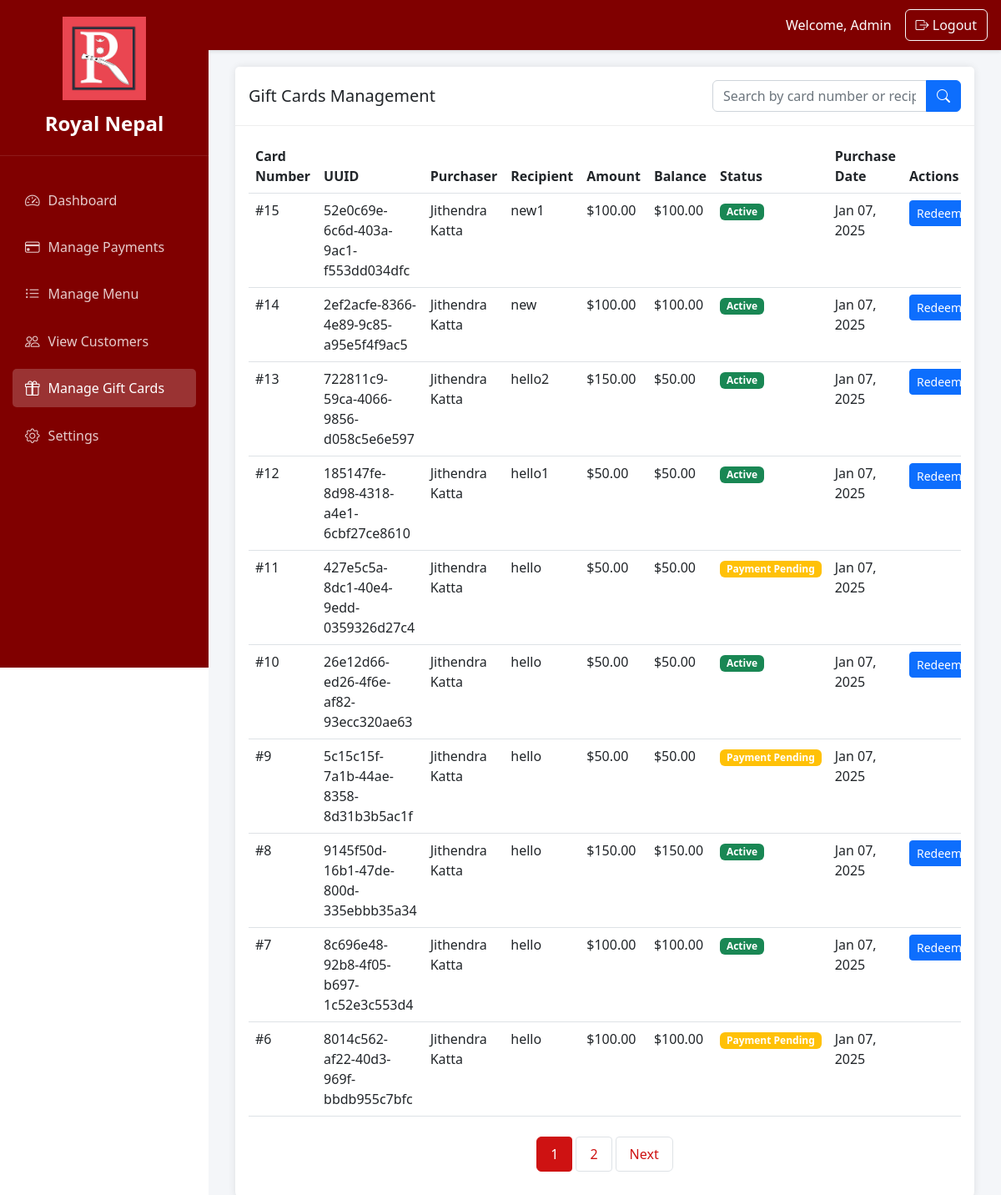
The app's page /restaurant-admin/giftcards/ (signed in), older data.
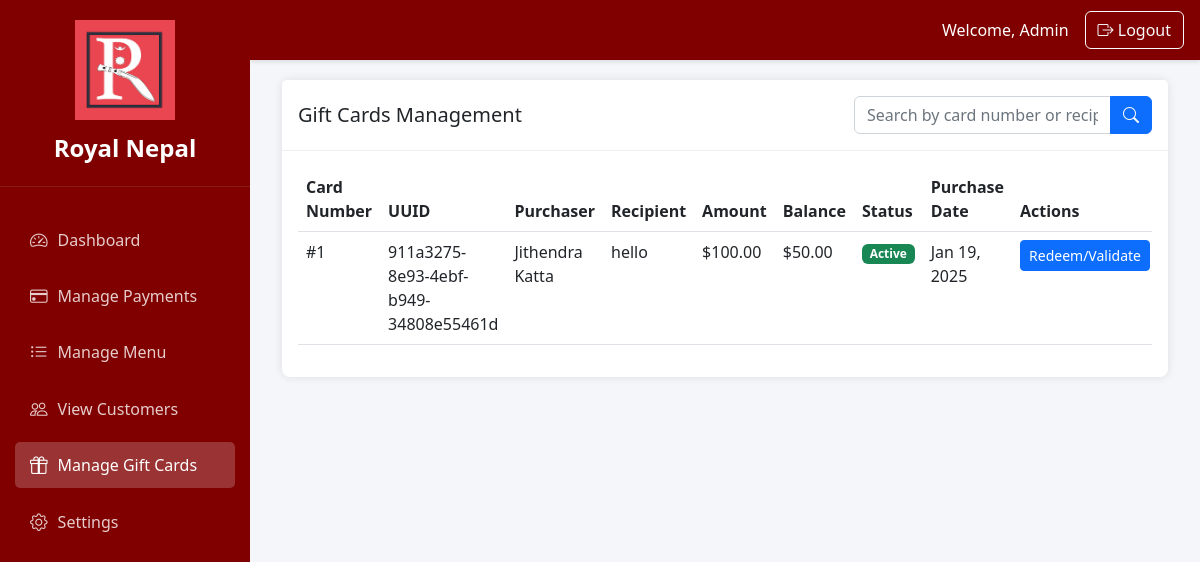
The same page, newer data.
### giftcards/models.py (models this page shows, shortened)
class GiftCard(models.Model):
    AMOUNT_CHOICES = [
        (Decimal('50.00'), '$50'),
        (Decimal('100.00'), '$100'),
        (Decimal('150.00'), '$150'),
        (Decimal('200.00'), '$200'),
        (Decimal('250.00'), '$250'),
    ]
    STATUS_CHOICES = [
        ('pending', 'Payment Pending'),
        ('active', 'Active'),
        ('redeemed', 'Fully Redeemed'),
        ('expired', 'Expired'),
        ('cancelled', 'Cancelled')
    ]
    card_number = models.PositiveIntegerField(unique=True)
    card_id = models.UUIDField(default=uuid.uuid4, unique=True, editable=False)
    purchaser = models.ForeignKey(
        User,
        on_delete=models.SET_NULL,
        null=True,
        related_name='purchased_giftcards_user'
    )
    amount = models.DecimalField(max_digits=10, decimal_places=2)
    balance = models.DecimalField(max_digits=10, decimal_places=2)
    recipient_name = models.CharField(max_length=100)
    recipient_email = models.EmailField()
    message = models.TextField(blank=True)
    status = models.CharField(max_length=20, choices=STATUS_CHOICES, default='pending')
    purchase_date = models.DateTimeField(auto_now_add=True)
    expiry_date = models.DateTimeField(null=True, blank=True)
    redeemed_by = models.ForeignKey(
        User,
        on_delete=models.SET_NULL,
        null=True,
        blank=True,
        related_name='redeemed_giftcards_user'
    )
    redeemed_date = models.DateTimeField(null=True, blank=True)
    class Meta:
        ordering = ['-purchase_date']

### restaurant_admin/views.py (the view)
# urls.py: path('giftcards/', views.manage_giftcards, name='manage_giftcards'),
@user_passes_test(is_staff_or_superuser)
def manage_giftcards(request):
    search_query = request.GET.get('search', '')
    giftcards_list = GiftCard.objects.all()
    if search_query:
        giftcards_list = giftcards_list.filter(
            Q(card_number__icontains=search_query) |
            Q(recipient_name__icontains=search_query) |
            Q(recipient_email__icontains=search_query)
        )
    giftcards_list = giftcards_list.order_by('-purchase_date')
    stats = {
        'total_cards': giftcards_list.count(),
        'total_value': giftcards_list.aggregate(Sum('amount'))['amount__sum'] or 0,
        'active_cards': giftcards_list.filter(status='active').count()
    }
    page = request.GET.get('page', 1)
    paginator = Paginator(giftcards_list, 10)
    try:
        giftcards = paginator.page(page)
    except PageNotAnInteger:
        giftcards = paginator.page(1)
    except EmptyPage:
        giftcards = paginator.page(paginator.num_pages)
    context = {
        'gift_cards': giftcards,
        'stats': stats,
        'page_obj': giftcards,
        'search_query': search_query,
        'page_title': 'Gift Card Management',
        'section': 'giftcards',
    }
    return render(request, 'restaurant_admin/giftcard_management.html', context)

### restaurant_admin/views.py (called while the page is built)
def is_staff_or_superuser(user):
    return user.is_staff or user.is_superuser

### restaurant_admin/templates/restaurant_admin/giftcard_management.html (shortened to what this page needs)
{% extends 'restaurant_admin/base.html' %}
{% load static %}
{% block content %}
<div class="container-fluid">
    <div class="card mb-4">
        <div class="card-header d-flex justify-content-between align-items-center">
            <h5 class="mb-0">Gift Cards Management</h5>
            <form class="d-flex" method="get">
                <div class="input-group">
                    <input type="text"
                           class="form-control"
                           placeholder="Search by card number or recipient"
                           name="search"
                           value="{{ search_query }}">
                    <button class="btn btn-primary" type="submit">
                        <i class="bi bi-search"></i>
                    </button>
                </div>
            </form>
        </div>
        <div class="card-body">
            <div class="table-responsive">
                <table class="table">
                    <thead>
                        <tr>
                            <th>Card Number</th>
                            <th>UUID</th>
                            <th>Purchaser</th>
                            <th>Recipient</th>
                            <th>Amount</th>
                            <th>Balance</th>
                            <th>Status</th>
                            <th>Purchase Date</th>
                            <th>Actions</th>
                        </tr>
                    </thead>
                    <tbody>
                        {% for card in gift_cards %}
                        <tr>
                            <td>#{{ card.card_number }}</td>
                            <td>{{ card.card_id }}</td>
                            <td>{{ card.purchaser.get_full_name }}</td>
                            <td>{{ card.recipient_name }}</td>
                            <td>${{ card.amount }}</td>
                            <td>${{ card.balance }}</td>
                            <td>
                                <span class="badge {% if card.status == 'active' %}bg-success
                                    {% elif card.status == 'pending' %}bg-warning
                                    {% elif card.status == 'redeemed' %}bg-secondary
                                    {% else %}bg-danger{% endif %}">
                                    {{ card.get_status_display }}
                                </span>
                            </td>
                            <td>{{ card.purchase_date|date:"M d, Y" }}</td>
                            <td>
                                {% if card.status == 'active' %}
                                    <button class="btn btn-primary btn-sm"
                                            onclick="showValidationModal('{{ card.card_number }}', {{ card.balance }})">
                                        Redeem/Validate
                                    </button>
                                {% endif %}
                            </td>
                        </tr>
                        {% endfor %}
                    </tbody>
                </table>
            {% if page_obj.paginator.num_pages > 1 %}
                {% include 'includes/pagination_style.html' with items=page_obj %}
            {% endif %}
            </div>
        </div>
    </div>
</div>
{% endblock %}

### restaurant_admin/templates/restaurant_admin/base.html (shortened to what this page needs)
{% load static %}
<!DOCTYPE html>
<html lang="en">
<head>
    <link href="https://cdn.jsdelivr.net/npm/bootstrap@5.2.3/dist/css/bootstrap.min.css" rel="stylesheet">
    <link href="https://cdn.jsdelivr.net/npm/bootstrap-icons@1.10.0/font/bootstrap-icons.css" rel="stylesheet">
</head>
<body>
    <nav class="sidebar">
        <div class="logo">
            <img src="{% static 'img/logo.png' %}" alt="Restaurant Logo">
            <div class="restaurant-name">Royal Nepal</div>
        </div>
        <ul class="nav flex-column mt-4">
            <li class="nav-item">
                <a class="nav-link {% if request.path == '/restaurant-admin/' %}active{% endif %}"
                   href="{% url 'restaurant_admin:dashboard' %}">
                    <i class="bi bi-speedometer2"></i> Dashboard
                </a>
            </li>
            <li class="nav-item">
                <a class="nav-link {% if 'payments' in request.path %}active{% endif %}"
                   href="{% url 'restaurant_admin:manage_payments' %}">
                    <i class="bi bi-credit-card"></i> Manage Payments
                </a>
            </li>
            <li class="nav-item">
                <a class="nav-link {% if 'menu' in request.path %}active{% endif %}"
                   href="{% url 'restaurant_admin:food_menu' %}">
                    <i class="bi bi-list-ul"></i> Manage Menu
                </a>
            </li>
            <li class="nav-item">
                <a class="nav-link {% if 'customers' in request.path %}active{% endif %}"
                   href="{% url 'restaurant_admin:customer_management' %}">
                    <i class="bi bi-people"></i> View Customers
                </a>
            </li>
            <li class="nav-item">
                <a class="nav-link {% if 'giftcards' in request.path %}active{% endif %}"
                   href="{% url 'restaurant_admin:manage_giftcards' %}">
                    <i class="bi bi-gift"></i> Manage Gift Cards
                </a>
            </li>
            <li class="nav-item">
                <a class="nav-link {% if 'settings' in request.path %}active{% endif %}"
                   href="{% url 'restaurant_admin:settings' %}">
                    <i class="bi bi-gear"></i> Settings
                </a>
            </li>
        </ul>
    </nav>
    <main class="main-content">
        <nav class="top-navbar d-flex justify-content-end align-items-center">
            <div class="d-flex align-items-center">
                <span class="me-3">Welcome, Admin</span>
                <a href="{% url 'logout' %}" class="btn btn-outline-light">
                    <i class="bi bi-box-arrow-right"></i> Logout
                </a>
            </div>
        </nav>
        <div class="content-area">
            {% block content %}{% endblock %}
        </div>
    </main>
</body>
</html>

### templates/includes/pagination_style.html (shortened to what this page needs)
{% if items.paginator.num_pages > 1 %}
<nav aria-label="Page navigation" class="mt-4">
    <ul class="pagination justify-content-center">
        {% for num in items.paginator.page_range %}
            {% if num == items.number %}
                <li class="page-item active">
                    <span class="page-link">{{ num }}</span>
                </li>
            {% else %}
                <li class="page-item">
                    <a class="page-link" href="?page={{ num }}{% if search_query %}&search={{ search_query }}{% endif %}">
                        {{ num }}
                    </a>
                </li>
            {% endif %}
        {% endfor %}
        {% if items.has_next %}
            <li class="page-item">
                <a class="page-link" href="?page={{ items.next_page_number }}{% if search_query %}&search={{ search_query }}{% endif %}">
                    Next
                </a>
            </li>
        {% endif %}
    </ul>
</nav>
{% endif %}

### restaurant_admin/templates/restaurant_admin/base.html (style rules this page uses)
.sidebar { position: fixed; top: 0; left: 0; width: 250px; height: 100vh; background-color: #800000; color: #fff; overflow-y: auto; z-index: 1000; }
.main-content { margin-left: 250px; min-height: 100vh; background-color: #f4f6f9; }
.top-navbar { position: fixed; top: 0; right: 0; left: 250px; height: 60px; background-color: #800000; color: #fff; box-shadow: 0 2px 4px rgba(0,0,0,.1); z-index: 999; padding: 0 1rem; }
.content-area { padding: 80px 20px 20px; }
.sidebar .logo { padding: 20px; text-align: center; border-bottom: 1px solid rgba(255,255,255,0.1); }
.sidebar .logo img { max-width: 100px; margin-bottom: 10px; }
.sidebar .restaurant-name { font-size: 1.5rem; font-weight: bold; color: #fff; margin-bottom: 0; }
.nav-item { margin: 5px 15px; }
.nav-link { color: rgba(255,255,255,0.8); padding: 10px 15px; border-radius: 5px; transition: all 0.3s; display: flex; align-items: center; }
.nav-link i { margin-right: 10px; font-size: 1.1rem; }
.nav-link.active { background-color: rgba(255,255,255,0.2); color: #fff; }
.card { border-radius: 8px; box-shadow: 0 0 10px rgba(0,0,0,0.1); border: none; }
.card-header { background-color: #fff; border-bottom: 1px solid #eee; padding: 1rem; }

Row changes from the older to the newer data that the page shows:
removed GiftCard: card_number "15", card_id "52e0c69e-6c6d-403a-9ac1-f553dd034dfc", purchaser.get_full_name "Jithendra Katta", recipient_name "new1", amount "100.00", balance "100.00", status "Active", purchase_date "Jan 07, 2025"
removed GiftCard: card_number "14", card_id "2ef2acfe-8366-4e89-9c85-a95e5f4f9ac5", purchaser.get_full_name "Jithendra Katta", recipient_name "new", amount "100.00", balance "100.00", status "Active", purchase_date "Jan 07, 2025"
removed GiftCard: card_number "13", card_id "722811c9-59ca-4066-9856-d058c5e6e597", purchaser.get_full_name "Jithendra Katta", recipient_name "hello2", amount "150.00", balance "50.00", status "Active", purchase_date "Jan 07, 2025"
removed GiftCard: card_number "12", card_id "185147fe-8d98-4318-a4e1-6cbf27ce8610", purchaser.get_full_name "Jithendra Katta", recipient_name "hello1", amount "50.00", balance "50.00", status "Active", purchase_date "Jan 07, 2025"
removed GiftCard: card_number "11", card_id "427e5c5a-8dc1-40e4-9edd-0359326d27c4", purchaser.get_full_name "Jithendra Katta", recipient_name "hello", amount "50.00", balance "50.00", status "Payment Pending", purchase_date "Jan 07, 2025"
removed GiftCard: card_number "10", card_id "26e12d66-ed26-4f6e-af82-93ecc320ae63", purchaser.get_full_name "Jithendra Katta", recipient_name "hello", amount "50.00", balance "50.00", status "Active", purchase_date "Jan 07, 2025"
removed GiftCard: card_number "9", card_id "5c15c15f-7a1b-44ae-8358-8d31b3b5ac1f", purchaser.get_full_name "Jithendra Katta", recipient_name "hello", amount "50.00", balance "50.00", status "Payment Pending", purchase_date "Jan 07, 2025"
removed GiftCard: card_number "8", card_id "9145f50d-16b1-47de-800d-335ebbb35a34", purchaser.get_full_name "Jithendra Katta", recipient_name "hello", amount "150.00", balance "150.00", status "Active", purchase_date "Jan 07, 2025"
removed GiftCard: card_number "7", card_id "8c696e48-92b8-4f05-b697-1c52e3c553d4", purchaser.get_full_name "Jithendra Katta", recipient_name "hello", amount "100.00", balance "100.00", status "Active", purchase_date "Jan 07, 2025"
removed GiftCard: card_number "6", card_id "8014c562-af22-40d3-969f-bbdb955c7bfc", purchaser.get_full_name "Jithendra Katta", recipient_name "hello", amount "100.00", balance "100.00", status "Payment Pending", purchase_date "Jan 07, 2025"
added GiftCard: card_number "1", card_id "911a3275-8e93-4ebf-b949-34808e55461d", purchaser.get_full_name "Jithendra Katta", recipient_name "hello", amount "100.00", balance "50.00", status "Active", purchase_date "Jan 19, 2025"
Text that changed along with them:
list line gone: "1"
list line gone: "2"
text no longer shown: "Next"
